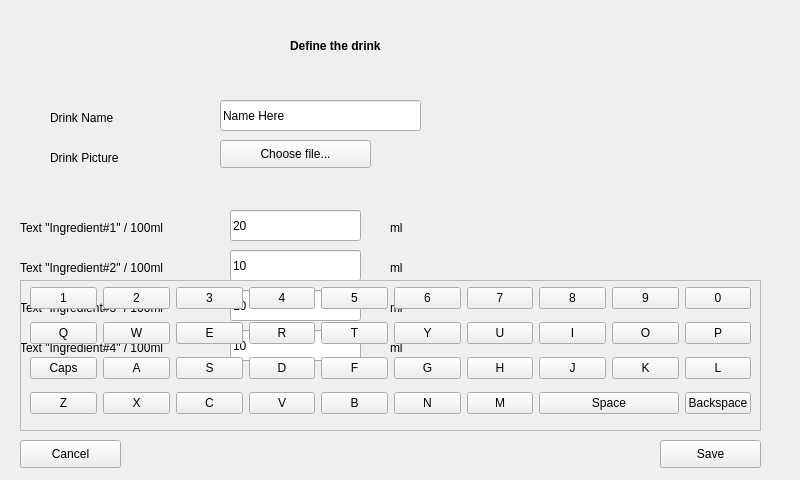
<?xml version="1.0" encoding="UTF-8"?>
<ui version="4.0">
 <class>Form</class>
 <widget class="QWidget" name="Form">
  <property name="geometry">
   <rect>
    <x>0</x>
    <y>0</y>
    <width>800</width>
    <height>480</height>
   </rect>
  </property>
  <property name="windowTitle">
   <string>Define Drink</string>
  </property>
  <widget class="QLabel" name="lb1">
   <property name="geometry">
    <rect>
     <x>290</x>
     <y>20</y>
     <width>161</width>
     <height>51</height>
    </rect>
   </property>
   <property name="font">
    <font>
     <pointsize>9</pointsize>
     <weight>75</weight>
     <bold>true</bold>
    </font>
   </property>
   <property name="text">
    <string>Define the drink</string>
   </property>
  </widget>
  <widget class="QLabel" name="label">
   <property name="geometry">
    <rect>
     <x>50</x>
     <y>110</y>
     <width>121</width>
     <height>16</height>
    </rect>
   </property>
   <property name="text">
    <string>Drink Name</string>
   </property>
  </widget>
  <widget class="QLabel" name="label_2">
   <property name="geometry">
    <rect>
     <x>50</x>
     <y>150</y>
     <width>121</width>
     <height>16</height>
    </rect>
   </property>
   <property name="text">
    <string>Drink Picture</string>
   </property>
  </widget>
  <widget class="QLabel" name="lbl1">
   <property name="geometry">
    <rect>
     <x>20</x>
     <y>220</y>
     <width>181</width>
     <height>16</height>
    </rect>
   </property>
   <property name="text">
    <string>Text &quot;Ingredient#1&quot; / 100ml</string>
   </property>
  </widget>
  <widget class="QLabel" name="lbl2">
   <property name="geometry">
    <rect>
     <x>20</x>
     <y>260</y>
     <width>181</width>
     <height>16</height>
    </rect>
   </property>
   <property name="text">
    <string>Text &quot;Ingredient#2&quot; / 100ml</string>
   </property>
  </widget>
  <widget class="QLabel" name="lbl3">
   <property name="geometry">
    <rect>
     <x>20</x>
     <y>300</y>
     <width>181</width>
     <height>16</height>
    </rect>
   </property>
   <property name="text">
    <string>Text &quot;Ingredient#3&quot; / 100ml</string>
   </property>
  </widget>
  <widget class="QLabel" name="lbl4">
   <property name="geometry">
    <rect>
     <x>20</x>
     <y>340</y>
     <width>181</width>
     <height>16</height>
    </rect>
   </property>
   <property name="text">
    <string>Text &quot;Ingredient#4&quot; / 100ml</string>
   </property>
  </widget>
  <widget class="QLineEdit" name="ql2">
   <property name="geometry">
    <rect>
     <x>230</x>
     <y>210</y>
     <width>131</width>
     <height>31</height>
    </rect>
   </property>
   <property name="text">
    <string>20</string>
   </property>
  </widget>
  <widget class="QLineEdit" name="ql3">
   <property name="geometry">
    <rect>
     <x>230</x>
     <y>250</y>
     <width>131</width>
     <height>31</height>
    </rect>
   </property>
   <property name="text">
    <string>10</string>
   </property>
  </widget>
  <widget class="QLineEdit" name="ql4">
   <property name="geometry">
    <rect>
     <x>230</x>
     <y>290</y>
     <width>131</width>
     <height>31</height>
    </rect>
   </property>
   <property name="text">
    <string>10</string>
   </property>
  </widget>
  <widget class="QLineEdit" name="ql5">
   <property name="geometry">
    <rect>
     <x>230</x>
     <y>330</y>
     <width>131</width>
     <height>31</height>
    </rect>
   </property>
   <property name="text">
    <string>10</string>
   </property>
  </widget>
  <widget class="QLabel" name="label_7">
   <property name="geometry">
    <rect>
     <x>390</x>
     <y>220</y>
     <width>181</width>
     <height>16</height>
    </rect>
   </property>
   <property name="text">
    <string>ml</string>
   </property>
  </widget>
  <widget class="QLabel" name="label_8">
   <property name="geometry">
    <rect>
     <x>390</x>
     <y>260</y>
     <width>181</width>
     <height>16</height>
    </rect>
   </property>
   <property name="text">
    <string>ml</string>
   </property>
  </widget>
  <widget class="QLabel" name="label_9">
   <property name="geometry">
    <rect>
     <x>390</x>
     <y>300</y>
     <width>181</width>
     <height>16</height>
    </rect>
   </property>
   <property name="text">
    <string>ml</string>
   </property>
  </widget>
  <widget class="QLabel" name="label_10">
   <property name="geometry">
    <rect>
     <x>390</x>
     <y>340</y>
     <width>181</width>
     <height>16</height>
    </rect>
   </property>
   <property name="text">
    <string>ml</string>
   </property>
  </widget>
  <widget class="QPushButton" name="b2">
   <property name="geometry">
    <rect>
     <x>20</x>
     <y>440</y>
     <width>101</width>
     <height>28</height>
    </rect>
   </property>
   <property name="text">
    <string>Cancel</string>
   </property>
  </widget>
  <widget class="QPushButton" name="b1">
   <property name="geometry">
    <rect>
     <x>660</x>
     <y>440</y>
     <width>101</width>
     <height>28</height>
    </rect>
   </property>
   <property name="text">
    <string>Save</string>
   </property>
  </widget>
  <widget class="QLineEdit" name="ql1">
   <property name="geometry">
    <rect>
     <x>220</x>
     <y>100</y>
     <width>201</width>
     <height>31</height>
    </rect>
   </property>
   <property name="text">
    <string>Name Here</string>
   </property>
  </widget>
  <widget class="QPushButton" name="b3">
   <property name="geometry">
    <rect>
     <x>220</x>
     <y>140</y>
     <width>151</width>
     <height>28</height>
    </rect>
   </property>
   <property name="text">
    <string>Choose file...</string>
   </property>
  </widget>
  <widget class="QLabel" name="keyboard">
   <property name="geometry">
    <rect>
     <x>690</x>
     <y>0</y>
     <width>111</width>
     <height>81</height>
    </rect>
   </property>
   <property name="text">
    <string/>
   </property>
  </widget>
  <widget class="QFrame" name="kayboardLayout">
   <property name="geometry">
    <rect>
     <x>20</x>
     <y>280</y>
     <width>741</width>
     <height>151</height>
    </rect>
   </property>
   <property name="frameShape">
    <enum>QFrame::StyledPanel</enum>
   </property>
   <property name="frameShadow">
    <enum>QFrame::Raised</enum>
   </property>
   <widget class="QWidget" name="gridLayoutWidget">
    <property name="geometry">
     <rect>
      <x>10</x>
      <y>0</y>
      <width>721</width>
      <height>141</height>
     </rect>
    </property>
    <layout class="QGridLayout" name="keyboarL">
     <item row="2" column="2">
      <widget class="QPushButton" name="KeyS">
       <property name="text">
        <string>S</string>
       </property>
      </widget>
     </item>
     <item row="2" column="7">
      <widget class="QPushButton" name="KeyJ">
       <property name="text">
        <string>J</string>
       </property>
      </widget>
     </item>
     <item row="1" column="0">
      <widget class="QPushButton" name="KeyQ">
       <property name="text">
        <string>Q</string>
       </property>
      </widget>
     </item>
     <item row="2" column="1">
      <widget class="QPushButton" name="KeyA">
       <property name="text">
        <string>A</string>
       </property>
      </widget>
     </item>
     <item row="3" column="6">
      <widget class="QPushButton" name="KeyM">
       <property name="text">
        <string>M</string>
       </property>
      </widget>
     </item>
     <item row="1" column="2">
      <widget class="QPushButton" name="KeyE">
       <property name="text">
        <string>E</string>
       </property>
      </widget>
     </item>
     <item row="1" column="3">
      <widget class="QPushButton" name="KeyR">
       <property name="text">
        <string>R</string>
       </property>
      </widget>
     </item>
     <item row="2" column="4">
      <widget class="QPushButton" name="KeyF">
       <property name="text">
        <string>F</string>
       </property>
      </widget>
     </item>
     <item row="3" column="4">
      <widget class="QPushButton" name="KeyB">
       <property name="text">
        <string>B</string>
       </property>
      </widget>
     </item>
     <item row="0" column="8">
      <widget class="QPushButton" name="Key9">
       <property name="text">
        <string>9</string>
       </property>
      </widget>
     </item>
     <item row="0" column="6">
      <widget class="QPushButton" name="Key7">
       <property name="text">
        <string>7</string>
       </property>
      </widget>
     </item>
     <item row="1" column="9">
      <widget class="QPushButton" name="KeyP">
       <property name="text">
        <string>P</string>
       </property>
      </widget>
     </item>
     <item row="1" column="6">
      <widget class="QPushButton" name="KeyU">
       <property name="text">
        <string>U</string>
       </property>
      </widget>
     </item>
     <item row="1" column="7">
      <widget class="QPushButton" name="KeyI">
       <property name="text">
        <string>I</string>
       </property>
      </widget>
     </item>
     <item row="2" column="3">
      <widget class="QPushButton" name="KeyD">
       <property name="text">
        <string>D</string>
       </property>
      </widget>
     </item>
     <item row="1" column="8">
      <widget class="QPushButton" name="KeyO">
       <property name="text">
        <string>O</string>
       </property>
      </widget>
     </item>
     <item row="0" column="7">
      <widget class="QPushButton" name="Key8">
       <property name="text">
        <string>8</string>
       </property>
      </widget>
     </item>
     <item row="2" column="8">
      <widget class="QPushButton" name="KeyK">
       <property name="text">
        <string>K</string>
       </property>
      </widget>
     </item>
     <item row="3" column="5">
      <widget class="QPushButton" name="KeyN">
       <property name="text">
        <string>N</string>
       </property>
      </widget>
     </item>
     <item row="3" column="3">
      <widget class="QPushButton" name="KeyV">
       <property name="text">
        <string>V</string>
       </property>
      </widget>
     </item>
     <item row="2" column="5">
      <widget class="QPushButton" name="KeyG">
       <property name="text">
        <string>G</string>
       </property>
      </widget>
     </item>
     <item row="0" column="2">
      <widget class="QPushButton" name="Key3">
       <property name="text">
        <string>3</string>
       </property>
      </widget>
     </item>
     <item row="0" column="0">
      <widget class="QPushButton" name="Key1">
       <property name="text">
        <string>1</string>
       </property>
      </widget>
     </item>
     <item row="1" column="4">
      <widget class="QPushButton" name="KeyT">
       <property name="text">
        <string>T</string>
       </property>
      </widget>
     </item>
     <item row="3" column="2">
      <widget class="QPushButton" name="KeyC">
       <property name="text">
        <string>C</string>
       </property>
      </widget>
     </item>
     <item row="3" column="0">
      <widget class="QPushButton" name="KeyZ">
       <property name="text">
        <string>Z</string>
       </property>
      </widget>
     </item>
     <item row="0" column="4">
      <widget class="QPushButton" name="Key5">
       <property name="text">
        <string>5</string>
       </property>
      </widget>
     </item>
     <item row="0" column="5">
      <widget class="QPushButton" name="Key6">
       <property name="text">
        <string>6</string>
       </property>
      </widget>
     </item>
     <item row="2" column="6">
      <widget class="QPushButton" name="KeyH">
       <property name="text">
        <string>H</string>
       </property>
      </widget>
     </item>
     <item row="0" column="1">
      <widget class="QPushButton" name="Key2">
       <property name="text">
        <string>2</string>
       </property>
      </widget>
     </item>
     <item row="2" column="0">
      <widget class="QPushButton" name="KeyCaps">
       <property name="text">
        <string>Caps</string>
       </property>
      </widget>
     </item>
     <item row="0" column="3">
      <widget class="QPushButton" name="Key4">
       <property name="text">
        <string>4</string>
       </property>
      </widget>
     </item>
     <item row="3" column="1">
      <widget class="QPushButton" name="KeyX">
       <property name="text">
        <string>X</string>
       </property>
      </widget>
     </item>
     <item row="2" column="9">
      <widget class="QPushButton" name="KeyL">
       <property name="text">
        <string>L</string>
       </property>
      </widget>
     </item>
     <item row="0" column="9">
      <widget class="QPushButton" name="Key0">
       <property name="text">
        <string>0</string>
       </property>
      </widget>
     </item>
     <item row="1" column="5">
      <widget class="QPushButton" name="KeyY">
       <property name="text">
        <string>Y</string>
       </property>
      </widget>
     </item>
     <item row="1" column="1">
      <widget class="QPushButton" name="KeyW">
       <property name="text">
        <string>W</string>
       </property>
      </widget>
     </item>
     <item row="3" column="7" colspan="2">
      <widget class="QPushButton" name="KeySpace">
       <property name="text">
        <string>Space</string>
       </property>
      </widget>
     </item>
     <item row="3" column="9">
      <widget class="QPushButton" name="KeyBackspace">
       <property name="text">
        <string>Backspace</string>
       </property>
      </widget>
     </item>
    </layout>
   </widget>
  </widget>
 </widget>
 <resources/>
 <connections/>
</ui>
